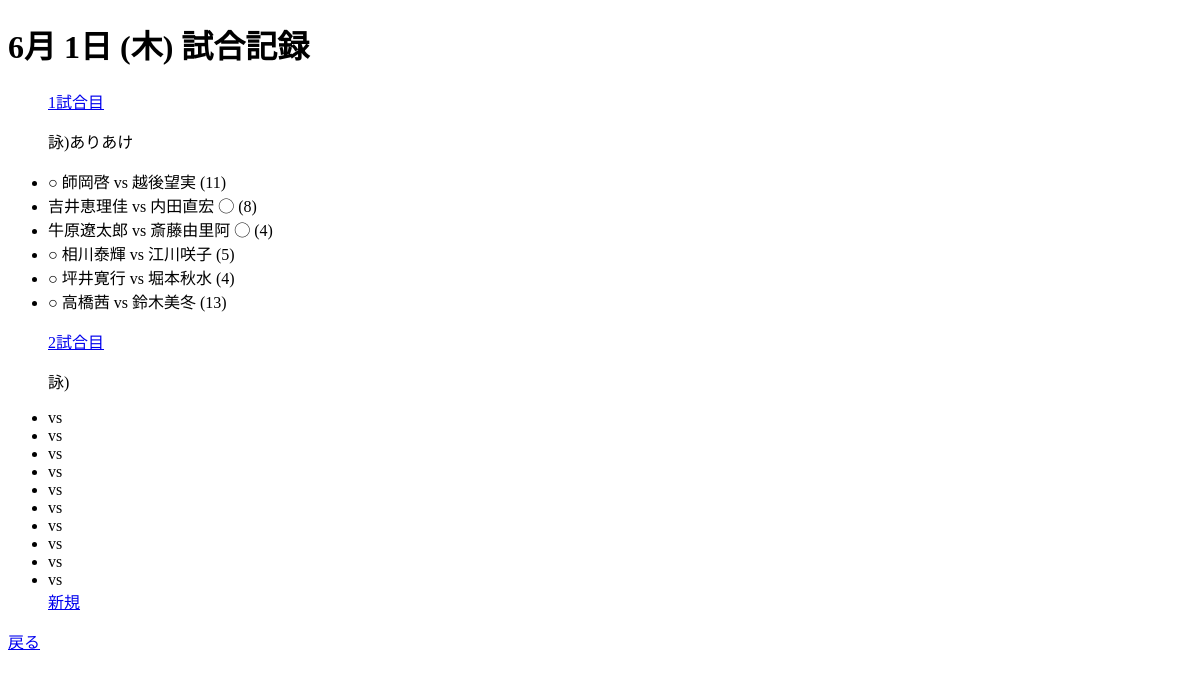
Before: /hisakata/detail/2017/6/1/ with the older database file.
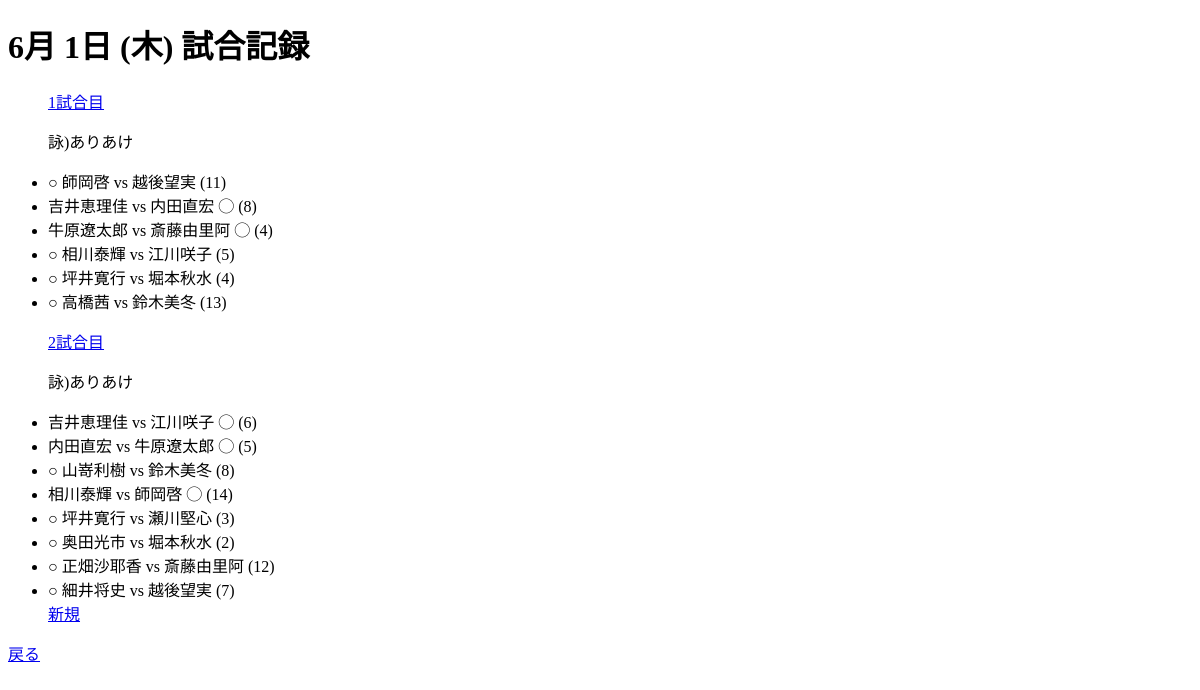
After: the same page with the newer database file.
### hisakata/models.py (models this page shows, shortened)
class Date(models.Model):
    date = models.DateField()
    class Meta:
        ordering = ['date']

class Round(models.Model):
    class_date = models.ForeignKey('Date', on_delete=models.CASCADE)
    round = models.CharField(default='1', max_length=3)
    comment = models.TextField(default='詠)', null=True, blank=True)
    class Meta:
        ordering = ['round']

class Match(models.Model):
    WINNER_CHOICES = (
        (0, 'Undecided'),
        (1, 'player1'),
        (2, 'player2'),
    )
    round = models.ForeignKey('Round', on_delete=models.CASCADE)
    winner = models.IntegerField(choices=WINNER_CHOICES, default=0)  # player1が勝ちなら1, player2の勝ちなら2, 未定なら0
    result = models.IntegerField(default=0)
    class Meta:
        ordering = ['id']
    def player1(self):
        return self.playing_set.get(player_num=1).player.name
    def player2(self):
        return self.playing_set.get(player_num=2).player.name

class Playing(models.Model):
    PLAYER_CHOICES = (
        (1, 'player1'),
        (2, 'player2'),
    )
    player = models.ForeignKey(Player, on_delete=models.CASCADE)
    match = models.ForeignKey(Match, on_delete=models.CASCADE)
    player_num = models.IntegerField(choices=PLAYER_CHOICES, default=1)
    class Meta:
        ordering = ['id', ]

class Player(models.Model):
    GRADE_CHOICE = [
        (0, '未登録'),
        (1, '新入生'),
        (2, '2年生'),
        (3, '3年生'),
        (4, '4年生'),
        (5, '院生・社会人'),
        (6, 'ゲスト'),
    ]
    name = models.CharField(max_length=20)
    match = models.ManyToManyField('Match', through='Playing', through_fields=('player', 'match'))
    grade = models.IntegerField(choices=GRADE_CHOICE, default=0)  # 基本学年(1-4,5),ゲスト6,未登録0
    class Meta:
        ordering = ['grade']

### hisakata/views.py (the view)
# urls.py: url(r'^detail/(?P<year>[0-9]+)/(?P<month>[0-9]+)/(?P<day>[0-9]+)/$', views.detailview, name='detail'),
def detailview(request, year, month, day):
    date_num = datetime.date(int(year), int(month), int(day))
    date = get_object_or_404(models.Date, date=date_num)
    if date.round_set.count() == 0:
        new_game = 1
    else:
        new_game = int(date.round_set.last().round[0]) + 1
    return render(request, 'hisakata/detail.html', {'date': date, 'new_game': new_game, 'youbi': youbi})

### hisakata/views.py (called while the page is built)
@register.filter
def get_item(list, num):
    return list[num]

### hisakata/templates/hisakata/detail.html
{% extends "hisakata/base.html" %}
{% block content %}
    <h1>{{ date.date.month }}月 {{ date.date.day }}日 ({{ youbi|get_item:date.date.weekday }}) 試合記録</h1>
    <ul>
        {% for round in date.round_set.all %}
            <p><a type="button"
                  href="{% url "hisakata:edit" date.date.year date.date.month date.date.day round.round %}">{{ round.round }}試合目</a>
            </p>
            <p>{{ round.comment }}</p>
            {% for match in round.match_set.all %}
                {% if match.winner == 0 %}
                    <li>  {{ match.player1 }} vs {{ match.player2 }}</li>
                {% elif match.winner == 1 %}
                    <li>○ {{ match.player1 }} vs {{ match.player2 }} ({{ match.result }})</li>
                {% elif match.winner == 2 %}
                    <li>  {{ match.player1 }} vs {{ match.player2 }} ◯ ({{ match.result }})</li>
                {% endif %}
            {% endfor %}
        {% endfor %}
        <a href="{% url "hisakata:edit" date.date.year date.date.month date.date.day new_game %}">新規</a>
    </ul>
    <a href="{% url "hisakata:datelist" date.date.year %}">戻る</a>
{% endblock %}

### hisakata/templates/hisakata/base.html (shortened to what this page needs)
<!DOCTYPE html>
<html lang="ja">
<head>
</head>
<body>
{% block content %}{% endblock %}
</body>
</html>

Changed rows visible on the page:
removed Round: round "2", comment "詠)"
added Round: round "2", comment "詠)ありあけ"
added Match: player1 "吉井恵理佳", player2 "江川咲子", result "6", shown under "2"
added Match: player1 "内田直宏", player2 "牛原遼太郎", result "5", shown under "2"
added Match: player1 "山嵜利樹", player2 "鈴木美冬", result "8", shown under "2"
added Match: player1 "相川泰輝", player2 "師岡啓", result "14", shown under "2"
added Match: player1 "坪井寛行", player2 "瀬川堅心", result "3", shown under "2"
added Match: player1 "奥田光市", player2 "堀本秋水", result "2"
added Match: player1 "正畑沙耶香", player2 "斎藤由里阿", result "12", shown under "2"
added Match: player1 "細井将史", player2 "越後望実", result "7", shown under "2"
